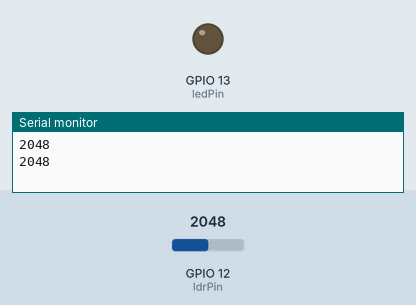
A sketch run on a simulated ESP32. Shown: output pins drawn as LEDs (lit = HIGH), the last lines printed to the serial monitor. Inputs (shaded band) come from the test bench; at power-on: GPIO 12 (ldrPin) = 2048.

Above: at 1.8 s.
1.9 s: GPIO 12 (ldrPin) set to 473
4.2 s: GPIO 12 (ldrPin) set to 403
At 6.7 s:
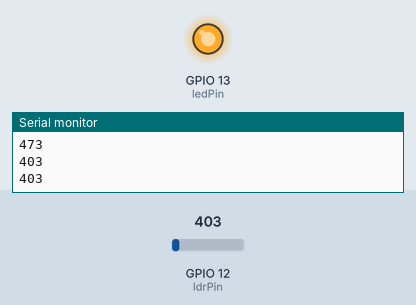
7.5 s: GPIO 12 (ldrPin) set to 490
At 10.2 s:
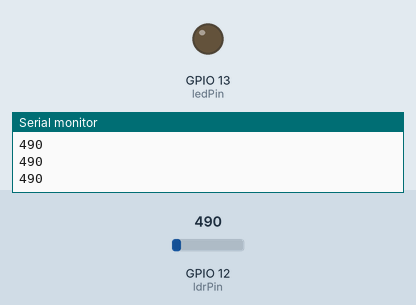
10.5 s: GPIO 12 (ldrPin) set to 410
At 12.5 s:
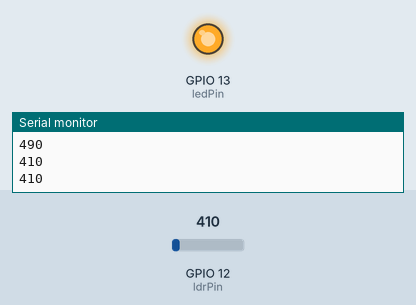
Timing chart, 0 to 14.0 s (numbered marks = the images above; inputs shaded):
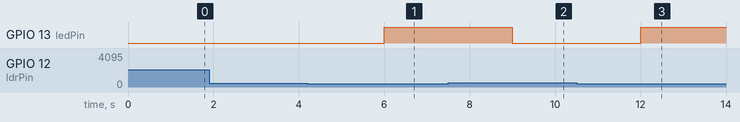

Measured:
- the behaviour switches between 450 and 449 on GPIO 12 (ldrPin) (found by bisection; images 0 and 1)
- after the input at 4.2 s, GPIO 13 (ledPin): LOW → HIGH after 1.8 s
- after the input at 7.5 s, GPIO 13 (ledPin): HIGH → LOW after 1.5 s
- after the input at 10.5 s, GPIO 13 (ledPin): LOW → HIGH after 1.5 s

The sketch:

LDRLED.ino
```cpp
// #include <ESP32Servo.h>
// Servo myservo;  // crte servo object to control a servo
// Define LDR pin and LED pin
 int ldrPin = 12;
 int  ledPin = 13;

void setup() {
  // myservo.attach(2);  // attaches the servo on GPIO pin 2 to the servo object

  // Set LED pin as output
  pinMode(ledPin, OUTPUT);

  // Start serial communication
  Serial.begin(9600);
}

void loop() {
  // myservo.write(90);  // sets the servo position to 90 degrees
  // delay(1000);        // waits for 1 second
  // myservo.write(0);   // sets the servo position to 0 degrees
  // delay(1000);        // waits for 1 second

  int x = analogRead(ldrPin);
  Serial.println(x);
  delay(1000);

  if (x >=450) {
    digitalWrite(ledPin, 0);
  } else {
    digitalWrite(ledPin, 1);
  }
}
```
